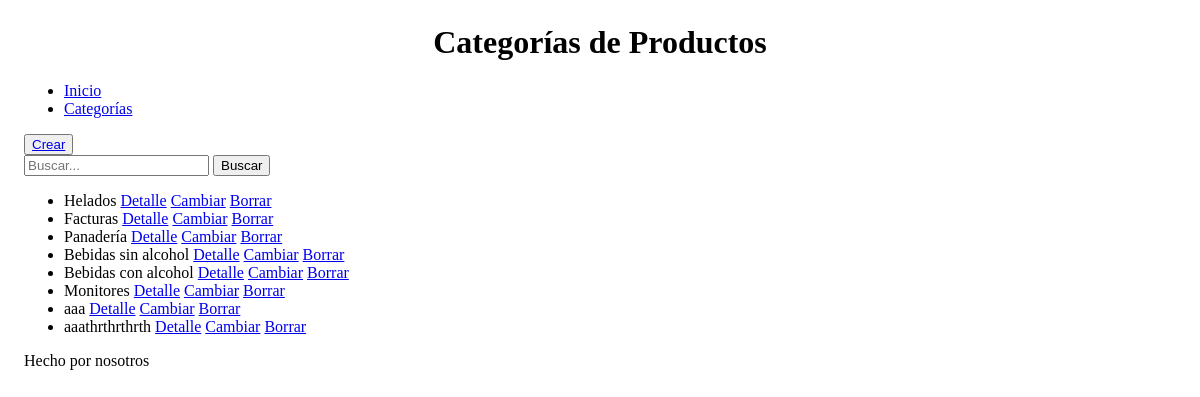
The page /producto/lista/ on the database as committed earlier.
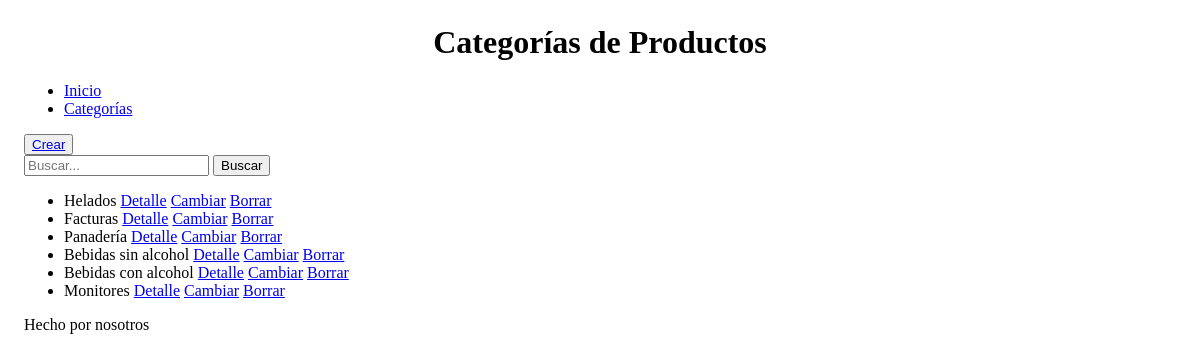
The same page on the database as committed later.
### producto/models.py (models this page shows, shortened)
class Categoria(models.Model):
    nombre = models.CharField(max_length=250, unique=True)
    descripcion = models.TextField(null=True, blank=True)

### producto/views.py (the view)
# urls.py: path("lista/", views.CategoriaList.as_view(), name="lista"),
class CategoriaList(ListView):
    model = models.Categoria
    def get_queryset(self):
        consulta = self.request.GET.get("consulta")
        if consulta:
            categorias = models.Categoria.objects.filter(nombre__contains=consulta)
        else:
            categorias = models.Categoria.objects.all()
        return categorias

### producto/templates/producto/categoria_list.html (shortened to what this page needs)
{% extends 'core/base.html' %}
{% block titulo %}
    Categorías de Productos
{% endblock titulo %}
{% block main %}
    <button><a href="{% url 'producto:crear' %}">Crear</a></button>
    <form method="get">
        <input type="text" name="consulta" placeholder="Buscar...">
        <button type="submit">Buscar</button>
    </form>
    <ul>
        {% for categoria in object_list %}
            <li>{{ categoria.nombre }}
                <a href="{% url 'producto:detalle' categoria.id %}">Detalle</a>
                <a href="{% url 'producto:cambiar' categoria.id %}">Cambiar</a>
                <a href="{% url 'producto:borrar' categoria.id %}">Borrar</a></li>
        {% empty %}
            <p>No hay registros</p>
        {% endfor %}
    </ul>
{% endblock main %}

Rows that differ between the two databases and show on the page:
removed Categoria: nombre "aaa"
removed Categoria: nombre "aaathrthrthrth"
